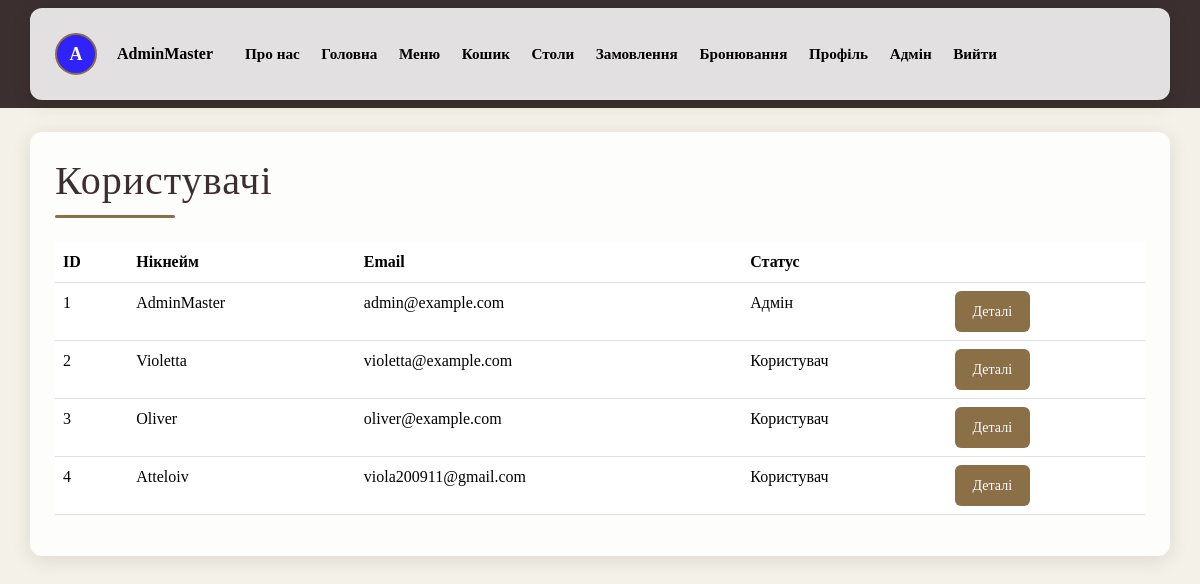
Screenshot of /admin/users/ (signed in) with the database file from the repository.
### database.py (models this page shows, shortened)
class Base(DeclarativeBase):
    def create_db(self):
        Base.metadata.create_all(engine)
    def drop_db(self):
        Base.metadata.drop_all(engine)

class Users(UserMixin, Base):
    __tablename__ = "users"
    id: Mapped[int] = mapped_column(primary_key=True)
    nickname: Mapped[str] = mapped_column(String(100), unique=True)
    email: Mapped[str] = mapped_column(String(150), unique=True)
    password: Mapped[str] = mapped_column(String(100))
    status_admin: Mapped[bool] = mapped_column(Boolean, default=False)
    avatar_color: Mapped[str] = mapped_column(String(20), nullable=True)
    avatar_letter: Mapped[str] = mapped_column(String(2), nullable=True)
    avatar_image: Mapped[str] = mapped_column(String(200), nullable=True)
    orders = relationship("Orders", back_populates="user", cascade="all, delete")
    reservations = relationship("Reservations", back_populates="user", cascade="all, delete")

### main.py (the view)
@app.route('/admin/users/')
@login_required
@admin_required
def admin_users():
    users = get_all_users()
    return render_template('admin_users.html', users=users)

### database.py (called while the page is built)
def search_user(user_id):
    with Session() as session:
        user = session.query(Users).filter_by(id=user_id).first()
        return user

def get_all_users():
    with Session() as session:
        users = session.query(Users).order_by(Users.id).all()
        for user in users:
            session.refresh(user)
        return users

### main.py (called while the page is built)
@login_manager.user_loader
def load_user(user_id):
    return search_user(user_id)

def admin_required(func):
    @wraps(func)
    def wrapper(*args, **kwargs):
        if not current_user.is_authenticated or not current_user.status_admin:
            flash("У вас немає прав адміністратора", "danger")
            return redirect(url_for('home'))
        return func(*args, **kwargs)
    return wrapper

### templates/admin_users.html (shortened to what this page needs)
{% extends "base.html" %}
{% block content %}
<h1>Користувачі</h1>
<div class="decor-line"></div>
<table class="table mt-4">
    <tr>
        <th>ID</th>
        <th>Нікнейм</th>
        <th>Email</th>
        <th>Статус</th>
        <th></th>
    </tr>
    {% for user in users %}
    <tr>
        <td>{{ user.id }}</td>
        <td>{{ user.nickname }}</td>
        <td>{{ user.email }}</td>
        <td>{% if user.status_admin %}Адмін{% else %}Користувач{% endif %}</td>
        <td>
            <a href="{{ url_for('admin_user_details', user_id=user.id) }}" class="btn btn-custom btn-sm">Деталі</a>
        </td>
    </tr>
    {% endfor %}
</table>
{% endblock %}

### templates/base.html (shortened to what this page needs)
<!DOCTYPE html>
<html lang="en">
<head>
    <link href="https://cdn.jsdelivr.net/npm/bootstrap@5.3.8/dist/css/bootstrap.min.css" rel="stylesheet"
>
</head>
<body>
    <nav class="navbar navbar-dark bg-dark mb-4">
        <div class="container d-flex flex-wrap align-items-center gap-2 gap-md-3">
            {% if current_user.is_authenticated %}
            {% if current_user.avatar_image %}
            <img src="{{ url_for('static', filename='images/profile/' + current_user.avatar_image) }}" class="avatar">
            {% else %}
            <div class="avatar-circle" style="background: {{ current_user.avatar_color }}">
                {{ current_user.avatar_letter }}
            </div>
            {% endif %}
            <span class="ms-1 navbar-user me-2 me-md-3">{{ current_user.nickname }}</span>
            <a class="navbar-brand py-1" href="{{ url_for('about_us') }}">Про нас</a>
            <a class="navbar-brand py-1" href="{{ url_for('home_page') }}">Головна</a>
            <a class="navbar-brand py-1" href="{{ url_for('menu') }}">Меню</a>
            <a class="navbar-brand py-1" href="{{ url_for('cart') }}">Кошик</a>
            <a class="navbar-brand py-1" href="{{ url_for('tables') }}">Столи</a>
            <a class="navbar-brand py-1" href="{{ url_for('orders') }}">Замовлення</a>
            <a class="navbar-brand py-1" href="{{ url_for('reservations') }}">Бронювання</a>
            <a class="navbar-brand py-1" href="{{ url_for('profile') }}">Профіль</a>
            {% if current_user.status_admin %}
            <a class="navbar-brand py-1" href="{{ url_for('admin_dashboard') }}">Адмін</a>
            {% endif %}
            <a class="navbar-brand py-1" href="javascript:void(0)" onclick="confirmLogout()">Вийти</a>
            {% else %}
            <a class="navbar-brand py-1" href="{{ url_for('about_us') }}">Про нас</a>
            <a class="navbar-brand py-1" href="{{ url_for('login') }}">Увійти</a>
            <a class="navbar-brand py-1" href="{{ url_for('register') }}">Зареєструватись</a>
            {% endif %}
        </div>
    </nav>
    <main class="container">
        {% block content %}
        {% endblock %}
    </main>
</body>
</html>

### templates/base.html (style rules this page uses)
.avatar-circle { width: 40px; height: 40px; border-radius: 50%; color: white; font-weight: bold; display: flex; justify-content: center; align-items: center; font-size: 18px; }
body { background: #f4f1e8; font-family: "Georgia", "Times New Roman", serif; color: #2c2c2c; }
.container { background: rgba(255, 255, 255, 0.85); padding: 25px; border-radius: 12px; box-shadow: 0 4px 20px rgba(0, 0, 0, 0.1); }
h1, h2, h3 { font-family: "Cinzel", serif; letter-spacing: 1px; color: #3b2f2f; }
.decor-line { width: 120px; height: 3px; background: #8b6f47; margin: 10px 0 20px 0; border-radius: 2px; }
.btn-custom { background: #8b6f47; color: white; border: none; padding: 10px 18px; border-radius: 6px; transition: 0.3s; }
.avatar-circle { width: 42px; height: 42px; border-radius: 50%; color: white; font-weight: bold; display: flex; justify-content: center; align-items: center; font-size: 18px; border: 2px solid #8b6f47; }
.navbar { background: #3b2f2f !important; }
.navbar>.container { justify-content: flex-start !important; }
.navbar .navbar-brand { color: #000000 !important; font-family: "Cinzel", serif; font-weight: 600; font-size: 0.95rem; margin-right: 0.35rem; text-shadow: none; transition: color 0.2s, transform 0.2s; }
.navbar .navbar-user { color: #000000 !important; font-weight: 600; text-shadow: none; }

### rows the page displays
Users: avatar_letter "A", nickname "AdminMaster", id "1", email "admin@example.com", status_admin "Адмін"
Users: id "2", nickname "Violetta", email "violetta@example.com", status_admin "Користувач"
Users: id "3", nickname "Oliver", email "oliver@example.com", status_admin "Користувач"
Users: id "4", nickname "Atteloiv", email "viola200911@gmail.com", status_admin "Користувач"
